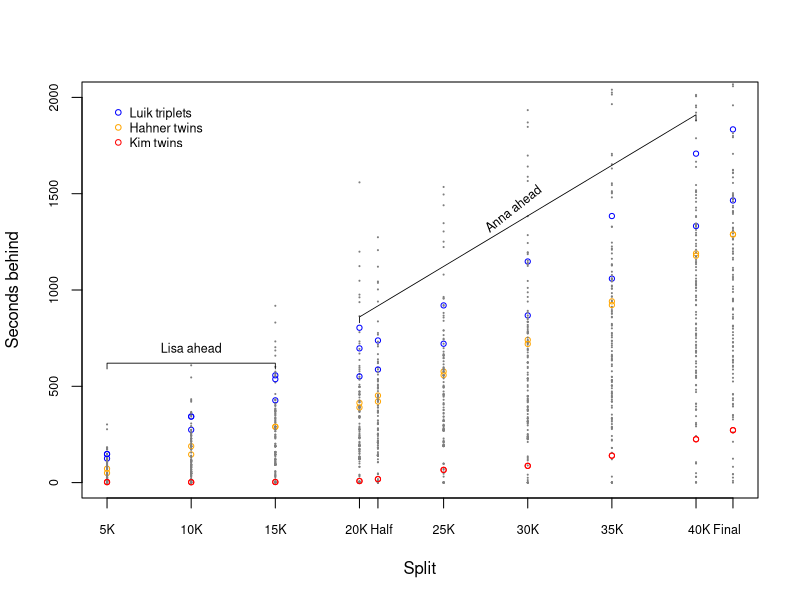

Source code (R):
library(dplyr)

dta <- read.csv (file = "data/times.csv", header = TRUE)

pdf (file = "plots/seconds-behind.pdf", width = 5, height = 5)

plot (0,0, cex = 0, xlim = c(5, 42.195), ylim = c(0, 2000),
      xlab = "Split", ylab = "Seconds behind",
      xaxt = "n",
      cex.axis = 0.75)

dists <- c(5, 10, 15, 20, 42.195/2, 25, 30, 35, 40, 42.195)

for (col2use in cols2use <- grep("SPLIT|FINAL", colnames(dta))) {
    dta2use <- dta[!is.na(dta[,col2use]), ]

    ## set colors and shapes; have to do this for each split since the
    ## rows for the matrix being printed change per split when runners
    ## drop out
    cex2use <- rep(0.15, times = nrow(dta))
    cex2use[dta2use$BIB == 748 | dta2use$BIB == 749] <- .7
    cex2use[dta2use$BIB == 1137 | dta2use$BIB == 1138] <- .7
    cex2use[dta2use$BIB == 633 | dta2use$BIB == 634 | dta2use$BIB == 635] <- .7
    
    pch2use <- rep(19, times = nrow(dta2use))
    pch2use[dta2use$BIB == 748 | dta2use$BIB == 749] <- 1
    pch2use[dta2use$BIB == 1137 | dta2use$BIB == 1138] <- 1
    pch2use[dta2use$BIB == 633  | dta2use$BIB == 634 | dta2use$BIB == 635] <- 1

    color2use <- rep("grey50", times = nrow(dta2use))
    color2use[dta2use$BIB == 748 | dta2use$BIB == 749] <- "orange"
    color2use[dta2use$BIB == 1137 | dta2use$BIB == 1138] <- "red"
    color2use[dta2use$BIB == 633 | dta2use$BIB == 634 | dta2use$BIB == 635] <- "blue"

    points (x = rep(dists[match(col2use, cols2use)], times = nrow(dta2use)), y = dta2use[, col2use] - min(dta2use[, col2use]),
           col = color2use,
           cex = cex2use,
           pch = pch2use            
           )
}

axis (side = 1, at = dists,
      labels = c("5K", "10K", "15K", "", "", "25K", "30K", "35K", "", ""),
      cex.axis = 0.75,
      padj = 0)

axis (side = 1, at = dists[c(4,9)] + c(dists[c(5,10)] - dists[c(4,9)])/2 ,
      labels = c("20K Half", "40K Final"),
      cex.axis = 0.75,
      padj = 0,
      tick = F)

legend (x = 5, y = 2000,
        col = c("blue", "orange", "red"),
        pch = 1,
        legend = c("Luik triplets", "Hahner twins", "Kim twins"),
        cex = 0.75,
        bty = "n"
        )


dta2use4anna <- filter(dta, BIB == 748)
dta2use4lisa <- filter(dta, BIB == 749)


lines (x = dists[c(1, 1, 3, 3)], y = c(590, 620, 620, 590), col = "black", lwd = 0.8)
text (10, 770, "Lisa ahead", pos = 1, cex = 0.75)

lines (x = dists[c(4, 4, 9, 9)], y = c(830, 860, 1910, 1880), col = "black", lwd = 0.8)
text (29, 1490, "Anna ahead", pos = 1, srt = 38.2, cex = 0.75)

dev.off()
